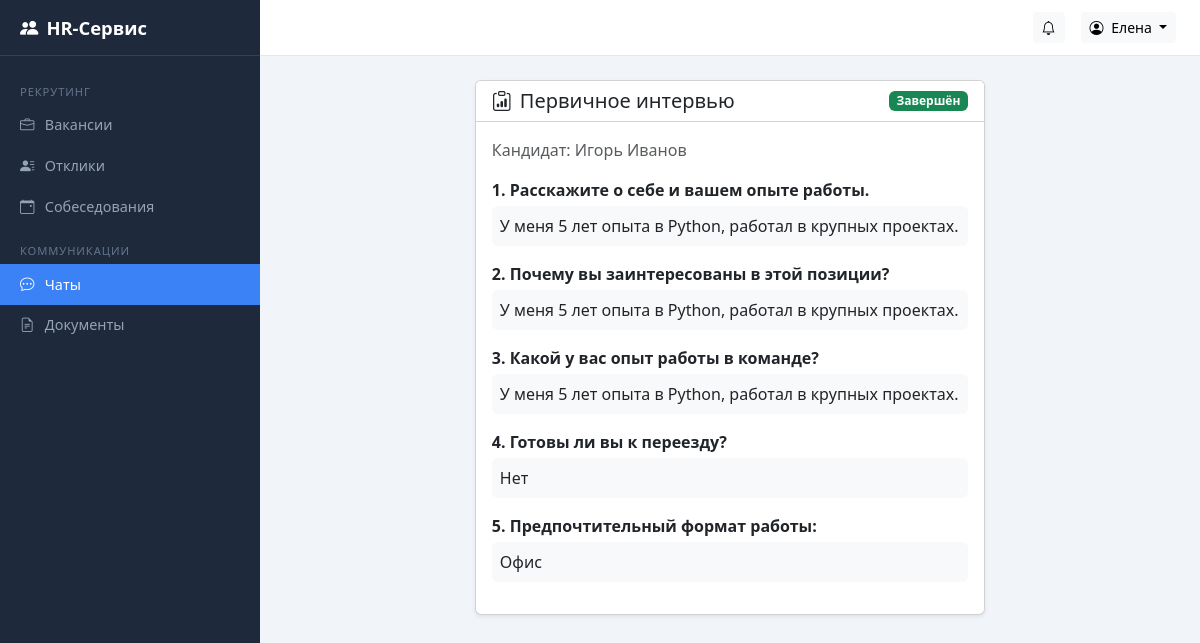
The app's page /chat/survey/4/results/ (signed in) with its own data.
### accounts/models.py (models this page shows, shortened)
class User(AbstractUser):
    class Role(models.TextChoices):
        CANDIDATE = "candidate", "Кандидат"
        HR = "hr", "HR-специалист"
        DIRECTOR = "director", "Руководитель"
        ADMIN = "admin", "Администратор"
    role = models.CharField(
        "Роль", max_length=20, choices=Role.choices, default=Role.CANDIDATE
    )
    patronymic = models.CharField("Отчество", max_length=150, blank=True)
    phone = models.CharField("Телефон", max_length=20, blank=True)
    class Meta:
        verbose_name = "Пользователь"
        verbose_name_plural = "Пользователи"
    def __str__(self):
        return self.get_full_name() or self.username
    @property
    def is_candidate(self):
        return self.role == self.Role.CANDIDATE
    @property
    def is_admin_role(self):
        return self.role == self.Role.ADMIN
    @property
    def can_manage(self):
        return self.role in (self.Role.HR, self.Role.DIRECTOR, self.Role.ADMIN)
    @property
    def can_view_analytics(self):
        return self.role in (self.Role.DIRECTOR, self.Role.ADMIN)

### chat/models.py (models this page shows, shortened)
class Survey(models.Model):
    class Status(models.TextChoices):
        PENDING = "pending", "Ожидает"
        IN_PROGRESS = "in_progress", "В процессе"
        COMPLETED = "completed", "Завершён"
    template = models.ForeignKey(
        SurveyTemplate, on_delete=models.CASCADE, verbose_name="Шаблон"
    )
    chat_room = models.ForeignKey(
        ChatRoom,
        on_delete=models.SET_NULL,
        null=True,
        blank=True,
        verbose_name="Чат",
    )
    candidate = models.ForeignKey(
        settings.AUTH_USER_MODEL,
        on_delete=models.CASCADE,
        verbose_name="Кандидат",
    )
    status = models.CharField(
        "Статус", max_length=20, choices=Status.choices, default=Status.PENDING
    )
    started_at = models.DateTimeField("Начат", auto_now_add=True)
    completed_at = models.DateTimeField("Завершён", null=True, blank=True)
    class Meta:
        verbose_name = "Опрос"
        verbose_name_plural = "Опросы"

class SurveyTemplate(models.Model):
    title = models.CharField("Название", max_length=255)
    created_by = models.ForeignKey(
        settings.AUTH_USER_MODEL,
        on_delete=models.SET_NULL,
        null=True,
        verbose_name="Автор",
    )
    created_at = models.DateTimeField("Создан", auto_now_add=True)
    class Meta:
        verbose_name = "Шаблон опроса"
        verbose_name_plural = "Шаблоны опросов"

class SurveyAnswer(models.Model):
    survey = models.ForeignKey(
        Survey, on_delete=models.CASCADE, related_name="answers", verbose_name="Опрос"
    )
    question = models.ForeignKey(
        SurveyQuestion, on_delete=models.CASCADE, verbose_name="Вопрос"
    )
    answer_text = models.TextField("Ответ")
    class Meta:
        verbose_name = "Ответ"
        verbose_name_plural = "Ответы"

class SurveyQuestion(models.Model):
    class QuestionType(models.TextChoices):
        TEXT = "text", "Текст"
        CHOICE = "choice", "Выбор"
        YES_NO = "yes_no", "Да/Нет"
    template = models.ForeignKey(
        SurveyTemplate,
        on_delete=models.CASCADE,
        related_name="questions",
        verbose_name="Шаблон",
    )
    text = models.TextField("Вопрос")
    order = models.PositiveIntegerField("Порядок", default=0)
    question_type = models.CharField(
        "Тип", max_length=20, choices=QuestionType.choices, default=QuestionType.TEXT
    )
    options = models.JSONField("Варианты", default=list, blank=True)
    class Meta:
        verbose_name = "Вопрос"
        verbose_name_plural = "Вопросы"
        ordering = ["order"]

### chat/views.py (the view)
# urls.py: path("survey/<int:pk>/results/", views.survey_results, name="survey_results"),
@login_required
def survey_results(request, pk):
    survey = get_object_or_404(Survey, pk=pk)
    user = request.user
    if user.is_candidate and user != survey.candidate:
        raise PermissionDenied
    answers = survey.answers.select_related("question").all()
    return render(request, "chat/survey_results.html", {
        "survey": survey,
        "answers": answers,
    })

### templates/chat/survey_results.html (shortened to what this page needs)
{% extends "base.html" %}
{% block content %}
<div class="row justify-content-center">
  <div class="col-lg-7">
    <div class="card shadow-sm">
      <div class="card-header bg-white d-flex justify-content-between align-items-center">
        <h5 class="mb-0"><i class="bi bi-clipboard-data me-2"></i>{{ survey.template.title }}</h5>
        <span class="badge bg-{% if survey.status == 'completed' %}success{% else %}warning{% endif %}">
          {{ survey.get_status_display }}
        </span>
      </div>
      <div class="card-body">
        <p class="text-muted">Кандидат: {{ survey.candidate }}</p>
        {% for a in answers %}
          <div class="mb-3">
            <div class="fw-bold">{{ forloop.counter }}. {{ a.question.text }}</div>
            <div class="mt-1 p-2 bg-light rounded">{{ a.answer_text }}</div>
          </div>
        {% empty %}
          <p class="text-muted">Ответов пока нет.</p>
        {% endfor %}
      </div>
    </div>
  </div>
</div>
{% endblock %}

### templates/base.html (shortened to what this page needs)
<!DOCTYPE html>
<html lang="ru">
<head>
  <link href="https://cdn.jsdelivr.net/npm/bootstrap@5.3.3/dist/css/bootstrap.min.css" rel="stylesheet">
  <link href="https://cdn.jsdelivr.net/npm/bootstrap-icons@1.11.3/font/bootstrap-icons.min.css" rel="stylesheet">
</head>
<body>
{% if user.is_authenticated %}
  <nav class="sidebar" id="sidebar">
    <div class="sidebar-brand">
      <i class="bi bi-people-fill me-2"></i> HR-Сервис
    </div>
    <div class="sidebar-nav">
      {% if user.can_manage %}
        <div class="nav-section">Рекрутинг</div>
        <a class="nav-link {% if request.resolver_match.app_name == 'vacancies' and 'application' not in request.resolver_match.url_name|default:'' and 'interview' not in request.resolver_match.url_name|default:'' %}active{% endif %}"
           href="{% url 'vacancies:vacancy_list' %}">
          <i class="bi bi-briefcase"></i> Вакансии
        </a>
        <a class="nav-link {% if request.resolver_match.url_name == 'application_list' %}active{% endif %}"
           href="{% url 'vacancies:application_list' %}">
          <i class="bi bi-person-lines-fill"></i> Отклики
        </a>
        <a class="nav-link {% if 'interview' in request.resolver_match.url_name|default:'' %}active{% endif %}"
           href="{% url 'vacancies:interview_list' %}">
          <i class="bi bi-calendar-event"></i> Собеседования
        </a>
        <div class="nav-section">Коммуникации</div>
        <a class="nav-link {% if request.resolver_match.app_name == 'chat' %}active{% endif %}"
           href="{% url 'chat:room_list' %}">
          <i class="bi bi-chat-dots"></i> Чаты
        </a>
        <a class="nav-link {% if request.resolver_match.app_name == 'documents' %}active{% endif %}"
           href="{% url 'documents:document_list' %}">
          <i class="bi bi-file-earmark-text"></i> Документы
        </a>
      {% endif %}
    </div>
  </nav>
  <div class="topbar">
    <div class="ms-auto d-flex align-items-center gap-3">
      {% if user.can_manage or user.is_candidate %}
      <a href="{% url 'vacancies:notification_list' %}" class="btn btn-light btn-sm position-relative">
        <i class="bi bi-bell"></i>
      </a>
      {% endif %}
      <div class="dropdown">
        <button class="btn btn-light btn-sm dropdown-toggle" data-bs-toggle="dropdown">
          <i class="bi bi-person-circle me-1"></i> {{ user.get_short_name|default:user.username }}
        </button>
      </div>
    </div>
  </div>
  <main class="main-content">
    {% block content %}{% endblock %}
  </main>
{% else %}
  {% block anonymous_content %}{% endblock %}
{% endif %}
</body>
</html>

### templates/base.html (style rules this page uses)
:root { --sidebar-width: 260px; --sidebar-bg: #1e293b; --sidebar-hover: #334155; --sidebar-active: #3b82f6; --topbar-height: 56px; }
body { background: #f1f5f9; }
.sidebar { position: fixed; top: 0; left: 0; bottom: 0; width: var(--sidebar-width); background: var(--sidebar-bg); color: #cbd5e1; overflow-y: auto; z-index: 1030; transition: transform .2s; }
.sidebar-brand { height: var(--topbar-height); display: flex; align-items: center; padding: 0 1.25rem; font-size: 1.15rem; font-weight: 600; color: #fff; border-bottom: 1px solid #334155; }
.sidebar-nav { padding: .75rem 0; }
.sidebar-nav .nav-link { color: #94a3b8; padding: .6rem 1.25rem; display: flex; align-items: center; gap: .65rem; font-size: .9rem; border-radius: 0; transition: background .15s, color .15s; }
.sidebar-nav .nav-link.active { background: var(--sidebar-active); color: #fff; }
.sidebar-nav .nav-section { padding: .5rem 1.25rem .25rem; font-size: .7rem; text-transform: uppercase; letter-spacing: .08em; color: #64748b; margin-top: .5rem; }
.topbar { position: fixed; top: 0; left: var(--sidebar-width); right: 0; height: var(--topbar-height); background: #fff; border-bottom: 1px solid #e2e8f0; display: flex; align-items: center; padding: 0 1.5rem; z-index: 1020; }
.main-content { margin-left: var(--sidebar-width); margin-top: var(--topbar-height); padding: 1.5rem; min-height: calc(100vh - var(--topbar-height)); }

### records on screen
User: get_short_name "Елена"
Survey: template "Первичное интервью", status "Завершён", candidate "Игорь Иванов"
SurveyAnswer: question.text "Расскажите о себе и вашем опыте работы.", answer_text "У меня 5 лет опыта в Python, работал в крупных проектах."
SurveyAnswer: question.text "Почему вы заинтересованы в этой позиции?", answer_text "У меня 5 лет опыта в Python, работал в крупных проектах."
SurveyAnswer: question.text "Какой у вас опыт работы в команде?", answer_text "У меня 5 лет опыта в Python, работал в крупных проектах."
SurveyAnswer: question.text "Готовы ли вы к переезду?", answer_text "Нет"
SurveyAnswer: question.text "Предпочтительный формат работы:", answer_text "Офис"
